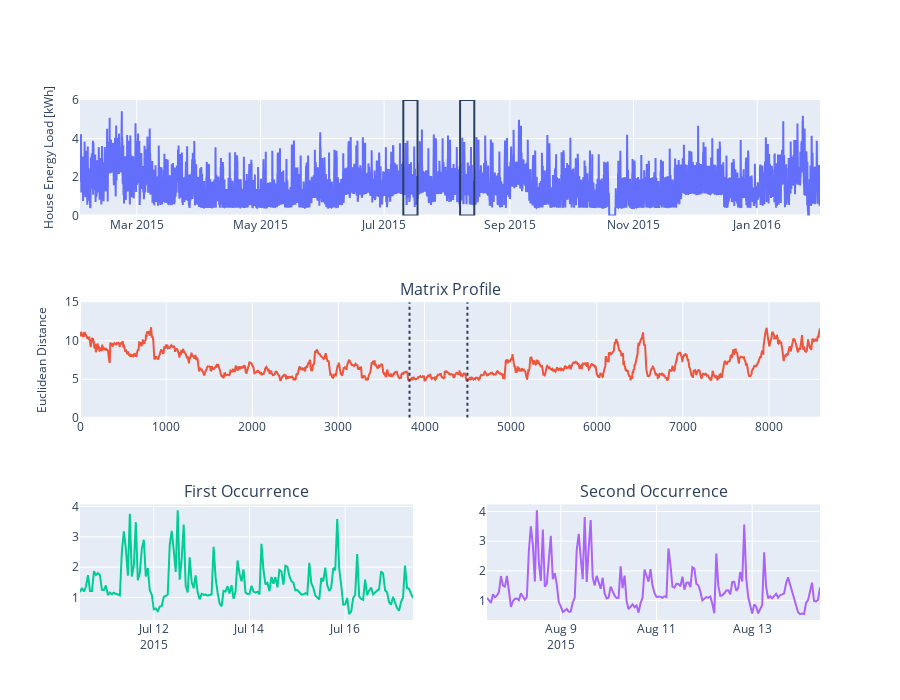

Notebook cell for this chart:
### Code cell
fig = make_subplots(rows=3, cols=2,
                    specs=[
                        [{"colspan": 2}, None],
                        [{"colspan": 2}, None],
                        [{}, {}]
                    ],
                    subplot_titles=(" ", "Matrix Profile", "First Occurrence", "Second Occurrence")
                    )

fig.add_trace(
    go.Scatter(x=load_df.index, y=load_df, name="Total House Load"),
    row=1, col=1)

fig.add_trace(
    go.Scatter(y=load_mp[:, 0], name="Distance Matrix"),
    row=2, col=1)

fig.add_trace(
    go.Scatter(x=load_df[global_motif_idx: global_motif_idx+m].index, y=load_df[global_motif_idx: global_motif_idx+m], name="Zoomed in view"),
    row=3, col=1)

fig.add_trace(
    go.Scatter(x=load_df[nearest_neighbor_idx: nearest_neighbor_idx+m].index, y=load_df[nearest_neighbor_idx: nearest_neighbor_idx+m], name="Zoomed in view"),
    row=3, col=2)

fig.update_yaxes(title_text="House Energy Load [kWh]", title_font=dict(size=12), range=[0, 6], row=1, col=1)
fig.update_yaxes(title_text="Euclidean Distance", title_font=dict(size=12), range=[0, 15], row=2, col=1)

fig.update_layout(
    shapes=[
        dict(type="rect", xref="x1", yref="y1",
             x0=load_df.index[global_motif_idx], x1=load_df.index[global_motif_idx+m], y0=0, y1=6),
        dict(type="rect", xref="x1", yref="y1",
             x0=load_df.index[nearest_neighbor_idx], x1=load_df.index[nearest_neighbor_idx+m], y0=0, y1=6),
        dict(type="line", xref="x2", yref="y2",
             x0=global_motif_idx, x1=global_motif_idx, y0=0, y1=15, line=dict(dash="dot")),
        dict(type="line", xref="x2", yref="y2",
             x0=nearest_neighbor_idx, x1=nearest_neighbor_idx, y0=0, y1=15, line=dict(dash="dot"))
    ],
    height=700, showlegend=False)

fig.show()

### Figure 1 — Plotly figure (JSON) as saved in the notebook; plotly's stock layout.template omitted (floating-point values rounded to 4 significant figures; data arrays with more than 128 entries replaced by an {"elided": "..."} marker saying what was removed)
{"data": [{"name": "Total House Load", "x": {"elided": "8760 str values"}, "y": {"elided": "8760 float values"}, "type": "scatter", "xaxis": "x", "yaxis": "y"}, {"name": "Distance Matrix", "y": {"elided": "8593 float values"}, "type": "scatter", "xaxis": "x2", "yaxis": "y2"}, {"name": "Zoomed in view", "x": {"elided": "168 str values"}, "y": {"elided": "168 float values"}, "type": "scatter", "xaxis": "x3", "yaxis": "y3"}, {"name": "Zoomed in view", "x": {"elided": "168 str values"}, "y": {"elided": "168 float values"}, "type": "scatter", "xaxis": "x4", "yaxis": "y4"}], "layout": {"xaxis": {"anchor": "y", "domain": [0.0, 1.0]}, "yaxis": {"anchor": "x", "domain": [0.7778, 1.0], "title": {"font": {"size": 12}, "text": "House Energy Load [kWh]"}, "range": [0, 6]}, "xaxis2": {"anchor": "y2", "domain": [0.0, 1.0]}, "yaxis2": {"anchor": "x2", "domain": [0.3889, 0.6111], "title": {"font": {"size": 12}, "text": "Euclidean Distance"}, "range": [0, 15]}, "xaxis3": {"anchor": "y3", "domain": [0.0, 0.45]}, "yaxis3": {"anchor": "x3", "domain": [0.0, 0.2222]}, "xaxis4": {"anchor": "y4", "domain": [0.55, 1.0]}, "yaxis4": {"anchor": "x4", "domain": [0.0, 0.2222]}, "annotations": [{"font": {"size": 16}, "showarrow": false, "text": " ", "x": 0.5, "xanchor": "center", "xref": "paper", "y": 1.0, "yanchor": "bottom", "yref": "paper"}, {"font": {"size": 16}, "showarrow": false, "text": "Matrix Profile", "x": 0.5, "xanchor": "center", "xref": "paper", "y": 0.6111, "yanchor": "bottom", "yref": "paper"}, {"font": {"size": 16}, "showarrow": false, "text": "First Occurrence", "x": 0.225, "xanchor": "center", "xref": "paper", "y": 0.2222, "yanchor": "bottom", "yref": "paper"}, {"font": {"size": 16}, "showarrow": false, "text": "Second Occurrence", "x": 0.775, "xanchor": "center", "xref": "paper", "y": 0.2222, "yanchor": "bottom", "yref": "paper"}], "shapes": [{"type": "rect", "x0": "2015-07-10T11:00:00", "x1": "2015-07-17T11:00:00", "xref": "x", "y0": 0, "y1": 6, "yref": "y"}, {"type": "rect", "x0": "2015-08-07T11:00:00", "x1": "2015-08-14T11:00:00", "xref": "x", "y0": 0, "y1": 6, "yref": "y"}, {"line": {"dash": "dot"}, "type": "line", "x0": 3826, "x1": 3826, "xref": "x2", "y0": 0, "y1": 15, "yref": "y2"}, {"line": {"dash": "dot"}, "type": "line", "x0": 4498, "x1": 4498, "xref": "x2", "y0": 0, "y1": 15, "yref": "y2"}], "height": 700, "showlegend": false}}
